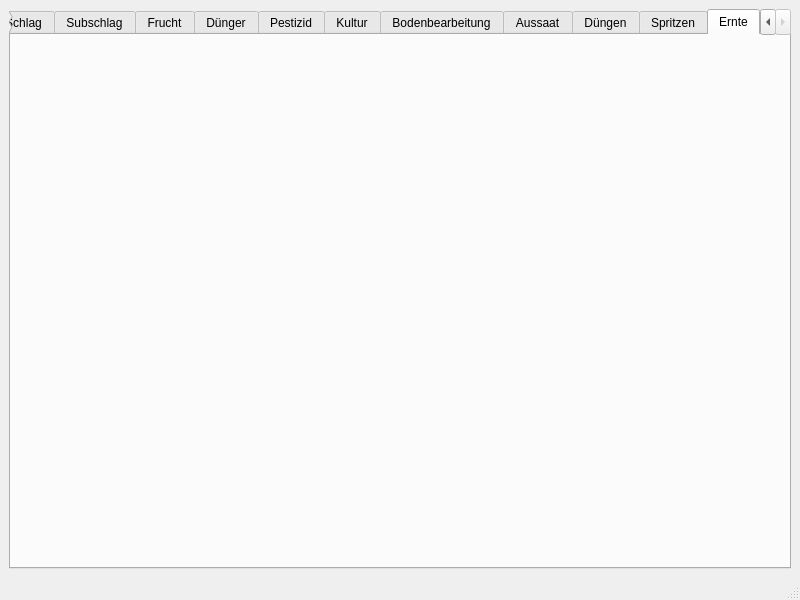
<?xml version="1.0" encoding="UTF-8"?>
<ui version="4.0">
 <class>MainWindow</class>
 <widget class="QMainWindow" name="MainWindow">
  <property name="geometry">
   <rect>
    <x>0</x>
    <y>0</y>
    <width>800</width>
    <height>600</height>
   </rect>
  </property>
  <property name="windowTitle">
   <string>MainWindow</string>
  </property>
  <widget class="QWidget" name="centralwidget">
   <layout class="QVBoxLayout" name="verticalLayout">
    <item>
     <widget class="QTabWidget" name="tabWidget">
      <property name="currentIndex">
       <number>11</number>
      </property>
      <widget class="QWidget" name="tab1">
       <attribute name="title">
        <string>Betrieb</string>
       </attribute>
       <layout class="QVBoxLayout" name="verticalLayout_2">
        <item>
         <widget class="QWidget" name="container1" native="true"/>
        </item>
       </layout>
      </widget>
      <widget class="QWidget" name="tab2">
       <attribute name="title">
        <string>Schlag</string>
       </attribute>
       <layout class="QVBoxLayout" name="verticalLayout_3">
        <item>
         <widget class="QWidget" name="container2" native="true"/>
        </item>
       </layout>
      </widget>
      <widget class="QWidget" name="tab3">
       <attribute name="title">
        <string>Subschlag</string>
       </attribute>
       <layout class="QVBoxLayout" name="verticalLayout_4">
        <item>
         <widget class="QWidget" name="container3" native="true"/>
        </item>
       </layout>
      </widget>
      <widget class="QWidget" name="tab4">
       <attribute name="title">
        <string>Frucht</string>
       </attribute>
       <layout class="QVBoxLayout" name="verticalLayout_5">
        <item>
         <widget class="QWidget" name="container4" native="true"/>
        </item>
       </layout>
      </widget>
      <widget class="QWidget" name="tab5">
       <attribute name="title">
        <string>Dünger</string>
       </attribute>
       <layout class="QVBoxLayout" name="verticalLayout_6">
        <item>
         <widget class="QWidget" name="container5" native="true"/>
        </item>
       </layout>
      </widget>
      <widget class="QWidget" name="tab6">
       <attribute name="title">
        <string>Pestizid</string>
       </attribute>
       <layout class="QVBoxLayout" name="verticalLayout_7">
        <item>
         <widget class="QWidget" name="container6" native="true"/>
        </item>
       </layout>
      </widget>
      <widget class="QWidget" name="tab7">
       <attribute name="title">
        <string>Kultur</string>
       </attribute>
       <layout class="QVBoxLayout" name="verticalLayout_8">
        <item>
         <widget class="QWidget" name="container7" native="true"/>
        </item>
       </layout>
      </widget>
      <widget class="QWidget" name="tab8">
       <attribute name="title">
        <string>Bodenbearbeitung</string>
       </attribute>
       <layout class="QVBoxLayout" name="verticalLayout_9">
        <item>
         <widget class="QWidget" name="container8" native="true"/>
        </item>
       </layout>
      </widget>
      <widget class="QWidget" name="tab9">
       <attribute name="title">
        <string>Aussaat</string>
       </attribute>
       <layout class="QVBoxLayout" name="verticalLayout_10">
        <item>
         <widget class="QWidget" name="container9" native="true"/>
        </item>
       </layout>
      </widget>
      <widget class="QWidget" name="tab10">
       <attribute name="title">
        <string>Düngen</string>
       </attribute>
       <layout class="QVBoxLayout" name="verticalLayout_11">
        <item>
         <widget class="QWidget" name="container10" native="true"/>
        </item>
       </layout>
      </widget>
      <widget class="QWidget" name="tab11">
       <attribute name="title">
        <string>Spritzen</string>
       </attribute>
       <layout class="QVBoxLayout" name="verticalLayout_12">
        <item>
         <widget class="QWidget" name="container11" native="true"/>
        </item>
       </layout>
      </widget>
      <widget class="QWidget" name="tab12">
       <attribute name="title">
        <string>Ernte</string>
       </attribute>
       <layout class="QVBoxLayout" name="verticalLayout_13">
        <item>
         <widget class="QWidget" name="container12" native="true"/>
        </item>
       </layout>
      </widget>
     </widget>
    </item>
   </layout>
  </widget>
  <widget class="QMenuBar" name="menubar">
   <property name="geometry">
    <rect>
     <x>0</x>
     <y>0</y>
     <width>800</width>
     <height>22</height>
    </rect>
   </property>
  </widget>
  <widget class="QStatusBar" name="statusbar"/>
 </widget>
 <resources/>
 <connections/>
</ui>
